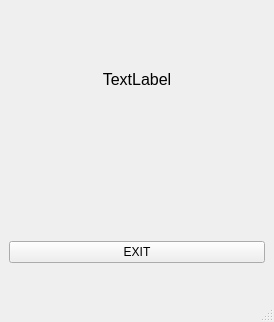
<?xml version="1.0" encoding="UTF-8"?>
<ui version="4.0">
 <class>ParMani</class>
 <widget class="QMainWindow" name="ParMani">
  <property name="geometry">
   <rect>
    <x>0</x>
    <y>0</y>
    <width>274</width>
    <height>322</height>
   </rect>
  </property>
  <property name="windowTitle">
   <string>MainWindow</string>
  </property>
  <widget class="QWidget" name="centralwidget">
   <layout class="QVBoxLayout" name="verticalLayout_2">
    <item>
     <layout class="QVBoxLayout" name="verticalLayout" stretch="2,1,5,1,1">
      <item>
       <spacer name="verticalSpacer_3">
        <property name="orientation">
         <enum>Qt::Vertical</enum>
        </property>
        <property name="sizeHint" stdset="0">
         <size>
          <width>20</width>
          <height>40</height>
         </size>
        </property>
       </spacer>
      </item>
      <item>
       <widget class="QLabel" name="label">
        <property name="font">
         <font>
          <pointsize>12</pointsize>
         </font>
        </property>
        <property name="text">
         <string>TextLabel</string>
        </property>
        <property name="alignment">
         <set>Qt::AlignCenter</set>
        </property>
       </widget>
      </item>
      <item>
       <spacer name="verticalSpacer">
        <property name="orientation">
         <enum>Qt::Vertical</enum>
        </property>
        <property name="sizeHint" stdset="0">
         <size>
          <width>20</width>
          <height>40</height>
         </size>
        </property>
       </spacer>
      </item>
      <item>
       <widget class="QPushButton" name="pushButtonExit">
        <property name="text">
         <string>EXIT</string>
        </property>
       </widget>
      </item>
      <item>
       <spacer name="verticalSpacer_2">
        <property name="orientation">
         <enum>Qt::Vertical</enum>
        </property>
        <property name="sizeHint" stdset="0">
         <size>
          <width>20</width>
          <height>40</height>
         </size>
        </property>
       </spacer>
      </item>
     </layout>
    </item>
   </layout>
  </widget>
  <widget class="QMenuBar" name="menubar">
   <property name="geometry">
    <rect>
     <x>0</x>
     <y>0</y>
     <width>274</width>
     <height>17</height>
    </rect>
   </property>
  </widget>
  <widget class="QStatusBar" name="statusbar"/>
 </widget>
 <resources/>
 <connections/>
</ui>
